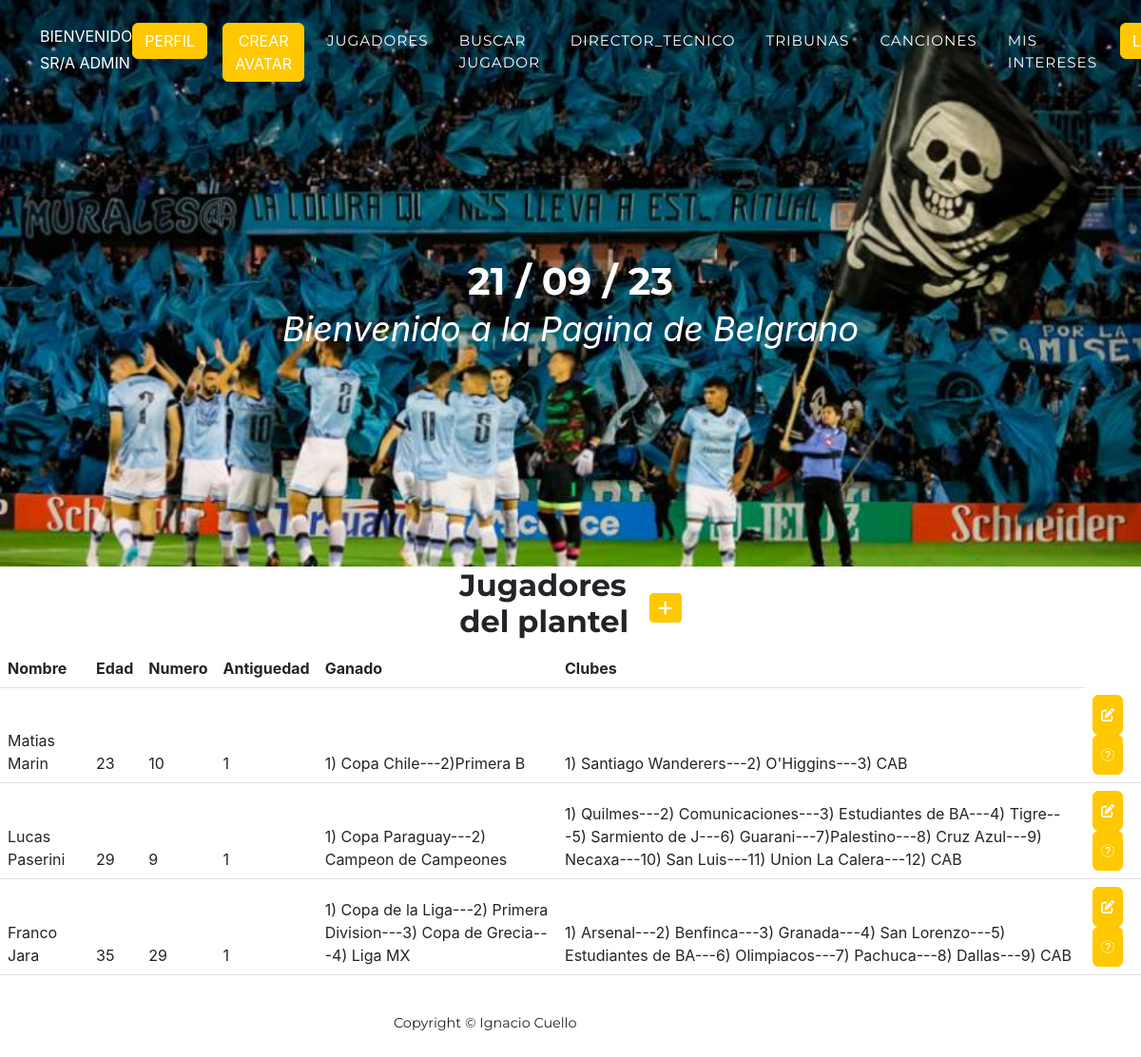
Page /jugadores/ (signed in) on the committed database.
### aplicacion/models.py (models this page shows, shortened)
class Jugadores(models.Model):
    nombre = models.CharField(max_length = 50)
    edad = models.IntegerField()
    numero = models.IntegerField()
    antiguedad = models.IntegerField()
    ganado = models.CharField(max_length = 150)
    clubes = models.CharField(max_length = 200)
    class Meta:
        verbose_name = 'Jugador'
        verbose_name_plural = 'Jugadores'

### aplicacion/views.py (the view)
# urls.py: path('jugadores/', JugadoresList.as_view(), name = 'jugadores'),
class JugadoresList(LoginRequiredMixin, ListView):
    model = Jugadores

### aplicacion/templates/aplicacion/jugadores_list.html (shortened to what this page needs)
{% extends 'aplicacion/base.html' %}
{% load static %}
{% block contenido %}
    <center><table>
        <tr>
            <td width = "200"><h2>Jugadores del plantel</h2></td>
            <td>
                <a
                href = "{% url 'agregarJugador' %}"
                class = "btn btn-primary btn-sm">
                <i class = "fa fa-plus fa-lg" title = "Agregar"></i>
            </a>
            </td>
        </tr>
    </table></center>
    <center><table class="table">
        <thead>
            <tr>
                <th>Nombre</th>
                <th>Edad</th>
                <th>Numero</th>
                <th>Antiguedad</th>
                <th>Ganado</th>
                <th>Clubes</th>
            </tr>
            {% for i in jugadores_list %}
                <tr>
                    <td>{{ i.nombre }}</td>
                    <td>{{ i.edad }}</td>
                    <td>{{ i.numero }}</td>
                    <td>{{ i.antiguedad }}</td>
                    <td>{{ i.ganado }}</td>
                    <td>{{ i.clubes }}</td>
                    <td>
                        <a
                        href=" {% url 'editarJugador' i.id %} "
                        class = "btn btn-primary"
                        style = "--bs-btn-padding-y: .5rem; --bs-btn-padding-x: .5rem; --bs-btn-font-si: .5rem">
                        <i class = "fa fa-edit fa-sm" title="Editar"></i>
                    </a>
                        <a
                        href=" {% url 'borrarJugador' i.id %} "
                        class = "btn btn-primary"
                        style = "--bs-btn-padding-y: .5rem; --bs-btn-padding-x: .5rem; --bs-btn-font-si: .5rem">
                        <i class = "fa fa-delete fa-sm" title = "Borrar"></i>
                        </a>
                    </td>
                </tr>
            {% endfor %}
        </thead>
    </table></center>
{% endblock contenido %}

### aplicacion/templates/aplicacion/base.html (shortened to what this page needs)
<!DOCTYPE html>
<html lang="en">
    <head>
        {% load static %}
        <link rel="stylesheet" href="https://fontawesome.com">
        <link href="https://cdn.jsdelivr.net/npm/bootstrap@5.2.3/dist/css/bootstrap.min.css" rel="stylesheet" type="text/css" />
        <link href="{% static 'aplicacion/css/styles.css' %}" rel="stylesheet" />
    </head>
    <body id="page-top">
        <nav class="navbar navbar-expand-lg navbar-dark fixed-top" id="mainNav">
            <div class="container">
                <div class="collapse navbar-collapse" id="navbarResponsive">
                    <ul class="navbar-nav text-uppercase ms-auto py-4 py-lg-0">
                        {% if user.is_authenticated %}
                            <p style="color:white">Bienvenido Sr/a {{user.username}}</p>
                            <li class="nav-item"><a class="btn btn-primary" href="{% url 'editarPerfil' %}">Perfil</a></li>
                            <li class="nav-item"><a class="btn btn-primary" href="{% url 'agregarAvatar' %}">Crear Avatar</a></li>
                            <li class="nav-item"><a class="nav-link" href="{% url 'jugadores' %}">Jugadores</a></li>
                            <li class="nav-item"><a class="nav-link" href="{% url 'buscarJugador' %}">Buscar Jugador</a></li>
                            <li class="nav-item"><a class="nav-link" href="{% url 'director_tecnico' %}">director_tecnico</a></li>
                            <li class="nav-item"><a class="nav-link" href="{% url 'tribunas' %}">tribunas</a></li>
                            <li class="nav-item"><a class="nav-link" href="{% url 'canciones' %}">Canciones</a></li>
                            <li class="nav-item"><a class="nav-link" href="{% url 'intereses' %}">Mis Intereses</a></li>
                            <li class="nav-item"><a class="btn btn-primary" href="{% url 'logout' %}">Logout</a></li>
                        {% endif %}
                    </ul>
                </div>
            </div>
        </nav>
        <header class="masthead">
            <div class="container">
                <h1>{% now 'd / m / y'%}</h1>
                <div class="masthead-subheading">Bienvenido a la Pagina de Belgrano</div>
            </div>
         </header>
         {% block contenido %}
         {% endblock contenido %}
        <footer class="footer py-4">
            <div class="container">
                <div class="row align-items-center">
                    <center><div class="col-lg-4 text-lg-start">Copyright &copy; Ignacio Cuello</div></center>
                </div>
            </div>
        </footer>
    </body>
</html>

### rows in the picture
Jugadores: nombre "Matias Marin", edad "23", numero "10", antiguedad "1", ganado "1) Copa Chile---2)Primera B", clubes "1) Santiago Wanderers---2) O'Higgins---3) CAB"
Jugadores: nombre "Lucas Paserini", edad "29", numero "9", antiguedad "1", ganado "1) Copa Paraguay---2) Campeon de Campeones", clubes "1) Quilmes---2) Comunicaciones---3) Estudiantes de BA---4) Tigre---5) Sarmiento de J---6) Guarani---7)Palestino---8) Cruz Azul---9) Necaxa---10) San Luis---11) Union La Calera---12) CAB"
Jugadores: nombre "Franco Jara", edad "35", numero "29", antiguedad "1", ganado "1) Copa de la Liga---2) Primera Division---3) Copa de Grecia---4) Liga MX", clubes "1) Arsenal---2) Benfinca---3) Granada---4) San Lorenzo---5) Estudiantes de BA---6) Olimpiacos---7) Pachuca---8) Dallas---9) CAB"

### other values in the picture
{{ user.username }} "ADMIN"
